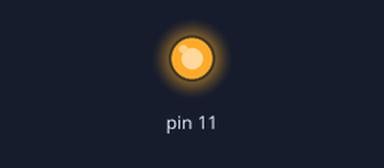
The sketch below on a simulated Arduino Uno, built with avr-gcc and run on an emulated ATmega328P. On the bench: output pins drawn as LEDs (lit = HIGH).

Above: at 2.5 s.
At 20.0 s:
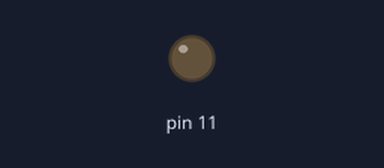
Timing chart, 0 to 45.5 s (numbered marks = the images above):
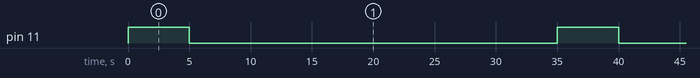

The sketch:

sketch_apr02i.ino
```cpp
void setup() {
  // put your setup code here, to run once:
  pinMode(11, OUTPUT);
}

void loop() {
  // put your main code here, to run repeatedly:
  digitalWrite(11, HIGH); //11番ピンの出力を HIGH にする
  delay(5000); //5000ミリ秒 = 5 秒待つ
  digitalWrite(11, LOW); //11番ピンの出力を LOW にする
  delay(30000); //テスト用で 30 秒
}
```

Measured:
- by itself, pin 11: alternates HIGH for 5.0 s and LOW for 30.0 s
